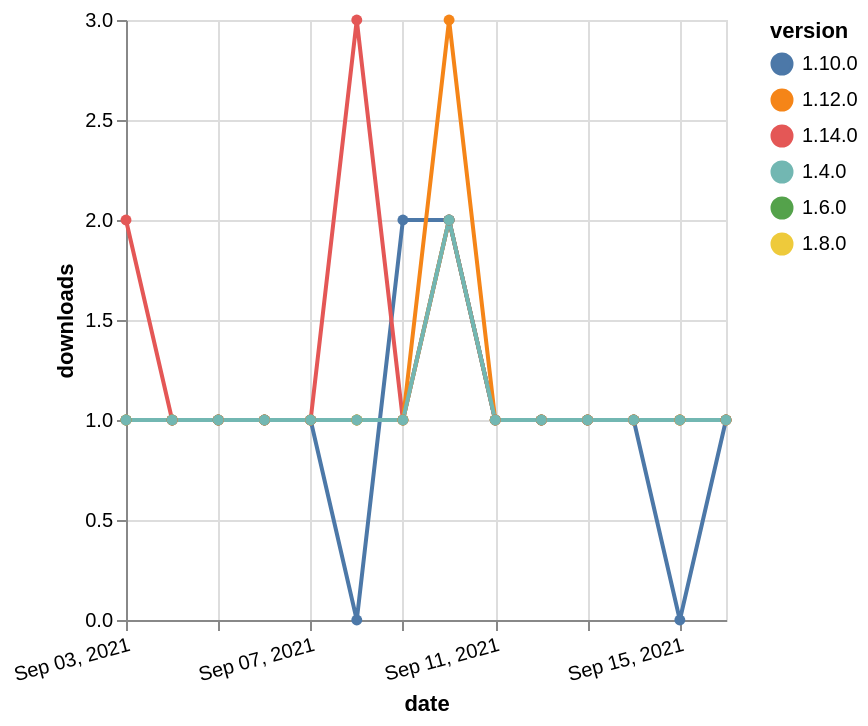

Write the Vega-Lite specification saved for this chart.
### Vega-Lite specification from a JSON file in a GitHub repository (floating-point values rounded to 4 significant figures)
{"$schema": "https://vega.github.io/schema/vega-lite/v5.json", "description": "A simple bar chart with embedded data.", "data": {"values": [{"date": "2021-09-03", "total": 203, "delta": 1, "version": "1.6.0"}, {"date": "2021-09-04", "total": 204, "delta": 1, "version": "1.6.0"}, {"date": "2021-09-05", "total": 205, "delta": 1, "version": "1.6.0"}, {"date": "2021-09-06", "total": 206, "delta": 1, "version": "1.6.0"}, {"date": "2021-09-07", "total": 207, "delta": 1, "version": "1.6.0"}, {"date": "2021-09-08", "total": 208, "delta": 1, "version": "1.6.0"}, {"date": "2021-09-09", "total": 209, "delta": 1, "version": "1.6.0"}, {"date": "2021-09-10", "total": 211, "delta": 2, "version": "1.6.0"}, {"date": "2021-09-11", "total": 212, "delta": 1, "version": "1.6.0"}, {"date": "2021-09-12", "total": 213, "delta": 1, "version": "1.6.0"}, {"date": "2021-09-13", "total": 214, "delta": 1, "version": "1.6.0"}, {"date": "2021-09-14", "total": 215, "delta": 1, "version": "1.6.0"}, {"date": "2021-09-15", "total": 216, "delta": 1, "version": "1.6.0"}, {"date": "2021-09-16", "total": 217, "delta": 1, "version": "1.6.0"}, {"date": "2021-09-03", "total": 187, "delta": 1, "version": "1.8.0"}, {"date": "2021-09-04", "total": 188, "delta": 1, "version": "1.8.0"}, {"date": "2021-09-05", "total": 189, "delta": 1, "version": "1.8.0"}, {"date": "2021-09-06", "total": 190, "delta": 1, "version": "1.8.0"}, {"date": "2021-09-07", "total": 191, "delta": 1, "version": "1.8.0"}, {"date": "2021-09-08", "total": 192, "delta": 1, "version": "1.8.0"}, {"date": "2021-09-09", "total": 193, "delta": 1, "version": "1.8.0"}, {"date": "2021-09-10", "total": 195, "delta": 2, "version": "1.8.0"}, {"date": "2021-09-11", "total": 196, "delta": 1, "version": "1.8.0"}, {"date": "2021-09-12", "total": 197, "delta": 1, "version": "1.8.0"}, {"date": "2021-09-13", "total": 198, "delta": 1, "version": "1.8.0"}, {"date": "2021-09-14", "total": 199, "delta": 1, "version": "1.8.0"}, {"date": "2021-09-15", "total": 200, "delta": 1, "version": "1.8.0"}, {"date": "2021-09-16", "total": 201, "delta": 1, "version": "1.8.0"}, {"date": "2021-09-03", "total": 170, "delta": 1, "version": "1.10.0"}, {"date": "2021-09-04", "total": 171, "delta": 1, "version": "1.10.0"}, {"date": "2021-09-05", "total": 172, "delta": 1, "version": "1.10.0"}, {"date": "2021-09-06", "total": 173, "delta": 1, "version": "1.10.0"}, {"date": "2021-09-07", "total": 174, "delta": 1, "version": "1.10.0"}, {"date": "2021-09-08", "total": 174, "delta": 0, "version": "1.10.0"}, {"date": "2021-09-09", "total": 176, "delta": 2, "version": "1.10.0"}, {"date": "2021-09-10", "total": 178, "delta": 2, "version": "1.10.0"}, {"date": "2021-09-11", "total": 179, "delta": 1, "version": "1.10.0"}, {"date": "2021-09-12", "total": 180, "delta": 1, "version": "1.10.0"}, {"date": "2021-09-13", "total": 181, "delta": 1, "version": "1.10.0"}, {"date": "2021-09-14", "total": 182, "delta": 1, "version": "1.10.0"}, {"date": "2021-09-15", "total": 182, "delta": 0, "version": "1.10.0"}, {"date": "2021-09-16", "total": 183, "delta": 1, "version": "1.10.0"}, {"date": "2021-09-03", "total": 126, "delta": 2, "version": "1.14.0"}, {"date": "2021-09-04", "total": 127, "delta": 1, "version": "1.14.0"}, {"date": "2021-09-05", "total": 128, "delta": 1, "version": "1.14.0"}, {"date": "2021-09-06", "total": 129, "delta": 1, "version": "1.14.0"}, {"date": "2021-09-07", "total": 130, "delta": 1, "version": "1.14.0"}, {"date": "2021-09-08", "total": 133, "delta": 3, "version": "1.14.0"}, {"date": "2021-09-09", "total": 134, "delta": 1, "version": "1.14.0"}, {"date": "2021-09-10", "total": 136, "delta": 2, "version": "1.14.0"}, {"date": "2021-09-11", "total": 137, "delta": 1, "version": "1.14.0"}, {"date": "2021-09-12", "total": 138, "delta": 1, "version": "1.14.0"}, {"date": "2021-09-13", "total": 139, "delta": 1, "version": "1.14.0"}, {"date": "2021-09-14", "total": 140, "delta": 1, "version": "1.14.0"}, {"date": "2021-09-15", "total": 141, "delta": 1, "version": "1.14.0"}, {"date": "2021-09-16", "total": 142, "delta": 1, "version": "1.14.0"}, {"date": "2021-09-03", "total": 200, "delta": 1, "version": "1.12.0"}, {"date": "2021-09-04", "total": 201, "delta": 1, "version": "1.12.0"}, {"date": "2021-09-05", "total": 202, "delta": 1, "version": "1.12.0"}, {"date": "2021-09-06", "total": 203, "delta": 1, "version": "1.12.0"}, {"date": "2021-09-07", "total": 204, "delta": 1, "version": "1.12.0"}, {"date": "2021-09-08", "total": 205, "delta": 1, "version": "1.12.0"}, {"date": "2021-09-09", "total": 206, "delta": 1, "version": "1.12.0"}, {"date": "2021-09-10", "total": 209, "delta": 3, "version": "1.12.0"}, {"date": "2021-09-11", "total": 210, "delta": 1, "version": "1.12.0"}, {"date": "2021-09-12", "total": 211, "delta": 1, "version": "1.12.0"}, {"date": "2021-09-13", "total": 212, "delta": 1, "version": "1.12.0"}, {"date": "2021-09-14", "total": 213, "delta": 1, "version": "1.12.0"}, {"date": "2021-09-15", "total": 214, "delta": 1, "version": "1.12.0"}, {"date": "2021-09-16", "total": 215, "delta": 1, "version": "1.12.0"}, {"date": "2021-09-03", "total": 243, "delta": 1, "version": "1.4.0"}, {"date": "2021-09-04", "total": 244, "delta": 1, "version": "1.4.0"}, {"date": "2021-09-05", "total": 245, "delta": 1, "version": "1.4.0"}, {"date": "2021-09-06", "total": 246, "delta": 1, "version": "1.4.0"}, {"date": "2021-09-07", "total": 247, "delta": 1, "version": "1.4.0"}, {"date": "2021-09-08", "total": 248, "delta": 1, "version": "1.4.0"}, {"date": "2021-09-09", "total": 249, "delta": 1, "version": "1.4.0"}, {"date": "2021-09-10", "total": 251, "delta": 2, "version": "1.4.0"}, {"date": "2021-09-11", "total": 252, "delta": 1, "version": "1.4.0"}, {"date": "2021-09-12", "total": 253, "delta": 1, "version": "1.4.0"}, {"date": "2021-09-13", "total": 254, "delta": 1, "version": "1.4.0"}, {"date": "2021-09-14", "total": 255, "delta": 1, "version": "1.4.0"}, {"date": "2021-09-15", "total": 256, "delta": 1, "version": "1.4.0"}, {"date": "2021-09-16", "total": 257, "delta": 1, "version": "1.4.0"}]}, "width": "container", "mark": {"type": "line", "point": {"filled": true}}, "encoding": {"x": {"field": "date", "type": "temporal", "timeUnit": "yearmonthdate", "title": "date", "axis": {"labelAngle": -15}}, "y": {"field": "delta", "type": "quantitative", "title": "downloads"}, "color": {"field": "version", "type": "nominal"}, "tooltip": {"field": "delta"}}}
